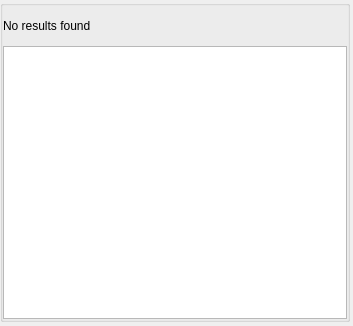
<?xml version="1.0" encoding="UTF-8"?>
<ui version="4.0">
 <class>C_NagToolBarSearchResults</class>
 <widget class="QWidget" name="C_NagToolBarSearchResults">
  <property name="geometry">
   <rect>
    <x>0</x>
    <y>0</y>
    <width>353</width>
    <height>326</height>
   </rect>
  </property>
  <property name="minimumSize">
   <size>
    <width>0</width>
    <height>326</height>
   </size>
  </property>
  <property name="maximumSize">
   <size>
    <width>16777215</width>
    <height>326</height>
   </size>
  </property>
  <property name="windowTitle">
   <string>Form</string>
  </property>
  <layout class="QVBoxLayout" name="_2">
   <property name="spacing">
    <number>0</number>
   </property>
   <property name="leftMargin">
    <number>0</number>
   </property>
   <property name="topMargin">
    <number>0</number>
   </property>
   <property name="rightMargin">
    <number>0</number>
   </property>
   <property name="bottomMargin">
    <number>0</number>
   </property>
   <item>
    <layout class="QHBoxLayout" name="pc_HorizontalLayout">
     <property name="spacing">
      <number>0</number>
     </property>
     <item>
      <widget class="stw::opensyde_gui_elements::C_OgeGbxGrayed" name="pc_GroupBox">
       <property name="minimumSize">
        <size>
         <width>350</width>
         <height>322</height>
        </size>
       </property>
       <property name="maximumSize">
        <size>
         <width>350</width>
         <height>322</height>
        </size>
       </property>
       <property name="title">
        <string/>
       </property>
       <layout class="QVBoxLayout" name="verticalLayout_2">
        <property name="spacing">
         <number>0</number>
        </property>
        <property name="leftMargin">
         <number>0</number>
        </property>
        <property name="topMargin">
         <number>0</number>
        </property>
        <property name="rightMargin">
         <number>0</number>
        </property>
        <property name="bottomMargin">
         <number>0</number>
        </property>
        <item>
         <widget class="QLabel" name="pc_LabelNoSearchResultsFound">
          <property name="styleRole" stdset="0">
           <string>toolbar-no-search-result</string>
          </property>
          <property name="minimumSize">
           <size>
            <width>0</width>
            <height>40</height>
           </size>
          </property>
          <property name="text">
           <string>No results found</string>
          </property>
         </widget>
        </item>
        <item>
         <widget class="stw::opensyde_gui::C_SdSearchTreeWidget" name="pc_SearchTreeWidget">
          <property name="indentation">
           <number>10</number>
          </property>
          <property name="rootIsDecorated">
           <bool>false</bool>
          </property>
          <property name="expandsOnDoubleClick">
           <bool>false</bool>
          </property>
          <attribute name="headerVisible">
           <bool>false</bool>
          </attribute>
          <column>
           <property name="text">
            <string notr="true">1</string>
           </property>
          </column>
         </widget>
        </item>
       </layout>
      </widget>
     </item>
     <item>
      <spacer name="pc_HorizontalSpacer">
       <property name="orientation">
        <enum>Qt::Horizontal</enum>
       </property>
       <property name="sizeHint" stdset="0">
        <size>
         <width>1</width>
         <height>20</height>
        </size>
       </property>
      </spacer>
     </item>
    </layout>
   </item>
   <item>
    <spacer name="pc_VerticalSpacer">
     <property name="orientation">
      <enum>Qt::Vertical</enum>
     </property>
     <property name="sizeHint" stdset="0">
      <size>
       <width>20</width>
       <height>1</height>
      </size>
     </property>
    </spacer>
   </item>
  </layout>
 </widget>
 <customwidgets>
  <customwidget>
   <class>stw::opensyde_gui_elements::C_OgeGbxGrayed</class>
   <extends>QGroupBox</extends>
   <header>C_OgeGbxGrayed.hpp</header>
   <container>1</container>
  </customwidget>
  <customwidget>
   <class>stw::opensyde_gui::C_SdSearchTreeWidget</class>
   <extends>QTreeWidget</extends>
   <header>C_SdSearchTreeWidget.hpp</header>
  </customwidget>
 </customwidgets>
 <resources/>
 <connections/>
</ui>
